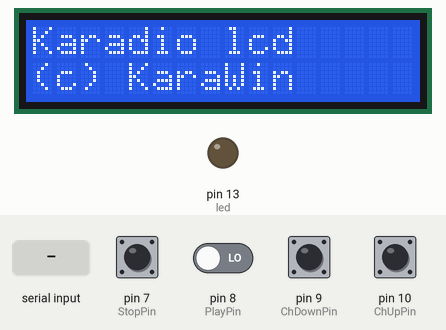
This sketch was run on a simulated Arduino Uno, built with avr-gcc and run on an emulated ATmega328P. Parts: 16×2 character LCD, output pins drawn as LEDs (lit = HIGH). The test bench sets the inputs (shaded band); at power-on: pin 7 (StopPin), pin 8 (PlayPin), pin 9 (ChDownPin), pin 10 (ChUpPin) LOW. What the sketch prints to the serial monitor is not drawn.

Above: at 0.1 s.
4.3 s: "IP: \n" received over Serial
At 4.7 s:
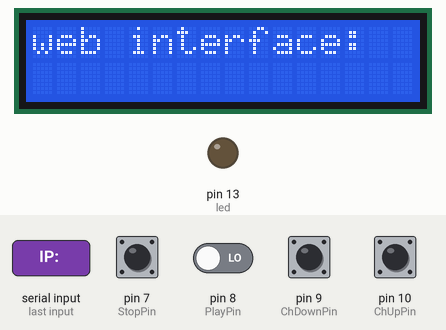
7.3 s: "STOPPED\n" received over Serial
At 8.4 s:
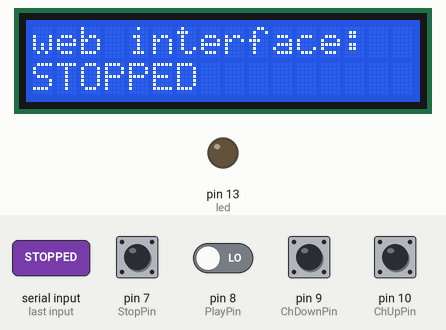
Timing chart, 0 to 10.3 s (numbered marks = the images above; inputs shaded):
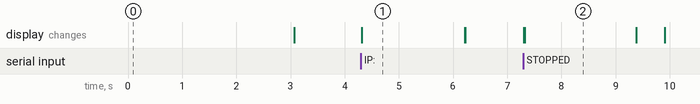

Measured:
- after the input at 4.3 s, the display: changes at once (image 1)
- after the input at 7.3 s, the display: first differs from a run without the input at once (image 2)
- what the display in image 1 shows lasts 1.9 s, from 4.3 s to 6.2 s
- what the display in image 2 shows lasts 2.1 s, from 7.3 s to 9.4 s

The sketch:

karadiolcd16x2.ino
```cpp
/*

  Karadiolcd16x2.ino

  Edited by Paul Sijben May 2018.

*/
// include the library code:
#include <LiquidCrystal.h>
/*
 The circuit:
 * LCD RS pin to digital pin 12
 * LCD Enable pin to digital pin 11
 * LCD D4 pin to digital pin 2
 * LCD D5 pin to digital pin 3
 * LCD D6 pin to digital pin 4
 * LCD D7 pin to digital pin 5
 * LCD R/W pin to ground
 * 10K potentiometer:
 *      ends to +5V and ground
 *      wiper to LCD VO pin (pin 3)
*/

#define version 2.0

#define ChUpPin 10
#define ChDownPin 9
#define PlayPin 8
#define StopPin 7

// constants
const int  BAUD            = 19200;  // use the telnet interface on the esp32 to set the baudrate there sys.uart("19200")

const byte ContrastPin     = 8;     // D8 low activates the Contrast adjustment

// Character array pointers
   char  msg[]       = {"Karadio lcd"}; //
   char  msg1[]      = {"(c) KaraWin"}; //
   char  blank[]     = {"                "};
   char  msg2[]      = {"web interface:  "};
// Karadio specific data
#define BUFLEN  200
#define LINES	2
char line[BUFLEN]; // receive buffer
char station[BUFLEN]; //received station
char title[BUFLEN];	// received title
char nameset[BUFLEN];
char* lline[LINES] ; // array of ptr of n lines
int  iline[LINES] ; //array of index for scrolling
byte  tline[LINES] ;
char* ici;
char* ici2;
unsigned index = 0;
unsigned loopcount = 0;
unsigned scrl = 0;

int laststateUp=LOW;
int laststateDown=LOW;
int laststatePlay=LOW;
int laststateStop=LOW;
int buttonState = 0;
int x = 16;		//Width
char temp;

 // initialize the library with the numbers of the interface pins
  LiquidCrystal lcd(12, 11, 2, 3, 4, 5);

////////////////////////////////////////
// Clear all buffers and indexes
void clearAll()
{
      title[0] = 0;
      station[0]=0;
	  for (int i=0;i<LINES;i++)
	  {
      lline[i] = NULL;iline[i] = 0;tline[i] = 0;
       lcd.setCursor(0, i);
       lcd.print(blank);
	  }
}
////////////////////////////////////////
void cleartitle()
{
     title[0] = 0;
     for (int i = 1 ;i<LINES;i++)  // clear lines
     {
        lline[i] = NULL;
	      iline[i] = 0;
	      tline[i] = 0;
        lcd.setCursor(0, i);
        lcd.print(blank);
     }
     draw();
}


////////////////////////////////////////
// parse the karadio received line and do the job
void parse(char* line)
{
  int mul;
     removeUtf8((byte*)line);
   //Serial.println(line);
 ////// Meta title
   if ((ici=strstr(line,"META#: ")) != NULL)
   {
     cleartitle();
     //remove station name if present
     if ((ici2=strstr(line,station)) != NULL)
     {
      ici+=strlen(station);
     }
     strcpy(title,ici+7);
	 lline[1] = title;
	 draw();
   } else

 ////// ICY0 station name
   if ((ici=strstr(line,"ICY0#: ")) != NULL)
   {
      int len;
      clearAll();
	  if (strlen(ici+7) == 0) strcpy (station,nameset);
      else strcpy(station,ici+7);
	  lline[0] = station;
	  draw();
   } else
 ////// STOPPED
   if ((ici=strstr(line,"STOPPED")) != NULL)
   {
       cleartitle();
       strcpy(title,"STOPPED");
	   lline[1] = title;
	       draw();
   } else
   // advertise web interface
   if ((ici=strstr(line,"IP: ")) != NULL)
   {
     clearAll();
     lline[0]=msg2;
     strcpy(title,ici+4);
   lline[1] = title;
   draw();
   }

}


////////////////////////////////////////
//Setup all things, check for contrast adjust and show initial page.
void setup(void) {
    char oip[20];
   Serial.begin(BAUD);
   while (!Serial) { ;}
  Serial.println("Arduino Ready");
  // set up the LCD's number of columns and rows:
  lcd.begin(16, 2);
  pinMode(13, OUTPUT); // led

   //Serial.println(F("Free RAM available:")) ;
   //Serial.print(freeRam());
	lcd.clear();
  lcd.noAutoscroll() ;

  lcd.print(msg);
  lcd.setCursor(0, 1);
  lcd.print(msg1);
// initialize the pushbutton pins as an input:
  pinMode(ChUpPin, INPUT);
  pinMode(ChDownPin, INPUT);
  pinMode(PlayPin, INPUT);
  pinMode(StopPin, INPUT);

  delay(3000);
  clearAll();

}

////////////////////////////////////////
// receive the esp8266 stream
void serial()
{
    char temp;
    while ((temp=Serial.read()) != -1)
    {
	    switch (temp)
	    {
		    case '\n' : if (index == 0) break;
		    case '\r' :
				line[index] = 0; // end of string
				index = 0;
				parse(line);
				break;
		    default : // put the received char in line
				if (index>BUFLEN-1) break; // small memory so small buffer
				line[index++] = temp;
	    }
    }
}


////////////////////////////////////////
// draw all lines
void draw()
{
    lcd.clear();
		for (int i = LINES-1;i >=0;i--)
		{
			serial();
      lcd.setCursor(0, i);
			if ((lline[i] != NULL)) lcd.print(lline[i]+iline[i]);
      delay(1);
		}

}
////////////////////////////////////////
// scroll each line
void scroll()
{
unsigned len;
int dodraw=0;

	for (int i = 0;i < LINES;i++)
	{
	   if (tline[i]>0)
	   {
	     if (tline[i] == 4) { iline[i]= 0;dodraw=1; }
	     tline[i]--;
	   }
	   else
	   {
		   len = strlen(lline[i]+(iline[i]));
		   if (len > x) {
		     iline[i]++;
         dodraw=1;
		    }
		   else
			  {tline[i] = 6;}
	   }
	}
 if (dodraw==1)	draw();

}

////////////////////////////////////////
void loop(void) {
	serial();
    if (loopcount++ == 0x3fff)
    {
	    loopcount = 0;
		//if (++scrl%6 == 0) digitalWrite(13, HIGH);
		scroll();
		//digitalWrite(13, LOW);
    }
    // yes this can be done in a nicer way, but for 4 buttons I am not going to bother
    buttonState = digitalRead(ChUpPin);
    if (buttonState!= laststateUp) {
      laststateUp=buttonState;
      if (buttonState == HIGH) {
        Serial.println("cli.next");
      }
    }
    buttonState = digitalRead(ChDownPin);
    if (buttonState!= laststateDown) {
      laststateDown=buttonState;
      if (buttonState == HIGH) {
        Serial.println("cli.prev");
      }
    }
    buttonState = digitalRead(PlayPin);
    if (buttonState!= laststatePlay) {
      laststatePlay=buttonState;
      if (buttonState == HIGH) {
        Serial.println("cli.start");
      }
    }
    buttonState = digitalRead(StopPin);
    if (buttonState!= laststateStop) {
      laststateStop=buttonState;
      if (buttonState == HIGH) {
        Serial.println("cli.stop");
      }
    }
}
```

karadioutils.ino
```cpp
int freeRam () {
  extern int __heap_start, *__brkval;
  int v;
  return (int) &v - (__brkval == 0 ? (int) &__heap_start : (int) __brkval);
}
/*
void removeUtf8(byte *characters)
{
	int index = 0;
	while (characters[index])
	{
		if ((characters[index]) == 195)
		{
			characters[index] = 'x';
			//      Serial.println((characters[index]));
			characters[index+1] +=64;
			int sind = index+1;
			switch(characters[sind])
			{
				case 0xFF: case 0xFD:
				characters[sind] = 'y'; break;
				case 0xDF:
				characters[sind] = 'Y'; break;
				case 0xE7:
				characters[sind] = 'c'; break;
				case 0xC7:
				characters[sind] = 'C'; break;
				case 0xF2: case 0XF3: case 0xF4: case 0xF5: case 0xF6:
				characters[sind] = 'o'; break;
				case 0xD2: case 0XD3: case 0xD4: case 0xD5: case 0xD6:
				characters[sind] = 'O'; break;
				case 0xEC: case 0XED: case 0xEE: case 0xEF:
				characters[sind] = 'i'; break;
				case 0xCC: case 0XCD: case 0xCE: case 0xCF:
				characters[sind] = 'I'; break;
				case 0xF9: case 0XFA: case 0xFB: case 0xFC:
				characters[sind] = 'u'; break;
				case 0xD9: case 0XDA: case 0xDB: case 0xDC:
				characters[sind] = 'U'; break;
				case 0xE8: case 0XE9: case 0xEA: case 0xEB:
				characters[sind] = 'e'; break;
				case 0xC8: case 0XC9: case 0xCA: case 0xCB:
				characters[sind] = 'E'; break;
				case 0xE3: case 0XE0: case 0xE1: case 0xE2: case 0xE4: case 0XE5: case 0xE6:
				characters[sind] = 'a'; break;
				case 0xC3: case 0XC0: case 0xC1: case 0xC2: case 0xC4: case 0XC5: case 0xC6:
				characters[sind] = 'A'; break;
				default: ;
			}
			while (characters[sind]) { characters[sind-1] = characters[sind];sind++;}
			characters[sind-1] = 0;

		}
		index++;
	}
}*/

void removeUtf8(byte *characters)
{
	int index = 0;
	while (characters[index])
	{
		if ((characters[index] >= 0xc2)&&(characters[index] <= 0xc3)) // only 0 to FF ascii char
		{
			//      Serial.println((characters[index]));
			characters[index+1] = ((characters[index]<<6)&0xFF) | (characters[index+1] & 0x3F);
			int sind = index+1;
			while (characters[sind]) { characters[sind-1] = characters[sind];sind++;}
			characters[sind-1] = 0;

		}
		index++;
	}
}
```
